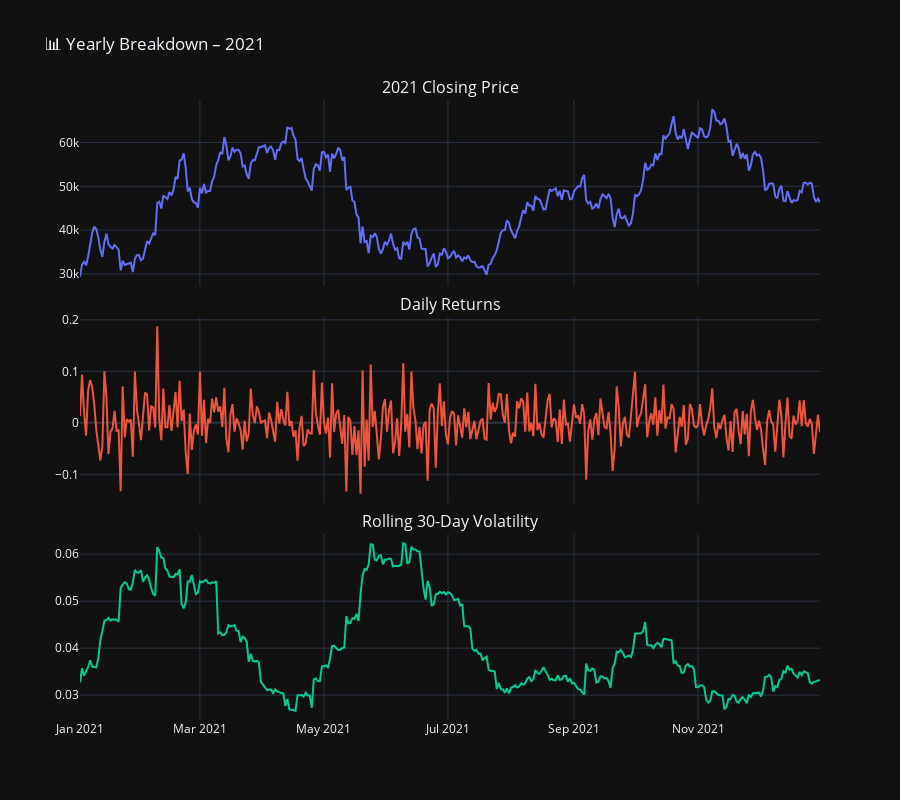

Notebook cell for this chart:
### Markdown cell above
#### 📅 **2021 – Explosive Bull and Brutal Correction**

### Code cell
# Plot for 2021
plot_yearly_segment(2021)

### Figure 1 — Plotly figure (JSON) as saved in the notebook; plotly's stock layout.template omitted (floating-point values rounded to 4 significant figures; data arrays with more than 128 entries replaced by an {"elided": "..."} marker saying what was removed)
{"data": [{"mode": "lines", "name": "Close", "type": "scatter", "x": {"elided": "365 str values"}, "xaxis": "x", "y": {"elided": "365 float values"}, "yaxis": "y"}, {"mode": "lines", "name": "Return", "type": "scatter", "x": {"elided": "365 str values"}, "xaxis": "x2", "y": {"elided": "365 float values"}, "yaxis": "y2"}, {"mode": "lines", "name": "Volatility", "type": "scatter", "x": {"elided": "365 str values"}, "xaxis": "x3", "y": {"elided": "365 float values"}, "yaxis": "y3"}], "layout": {"annotations": [{"font": {"size": 16}, "showarrow": false, "text": "2021 Closing Price", "x": 0.5, "xanchor": "center", "xref": "paper", "y": 1, "yanchor": "bottom", "yref": "paper"}, {"font": {"size": 16}, "showarrow": false, "text": "Daily Returns", "x": 0.5, "xanchor": "center", "xref": "paper", "y": 0.65, "yanchor": "bottom", "yref": "paper"}, {"font": {"size": 16}, "showarrow": false, "text": "Rolling 30-Day Volatility", "x": 0.5, "xanchor": "center", "xref": "paper", "y": 0.3, "yanchor": "bottom", "yref": "paper"}], "height": 800, "showlegend": false, "title": {"text": "📊 Yearly Breakdown – 2021"}, "xaxis": {"anchor": "y", "domain": [0, 1], "matches": "x3", "showticklabels": false}, "xaxis2": {"anchor": "y2", "domain": [0, 1], "matches": "x3", "showticklabels": false}, "xaxis3": {"anchor": "y3", "domain": [0, 1]}, "yaxis": {"anchor": "x", "domain": [0.7, 1]}, "yaxis2": {"anchor": "x2", "domain": [0.35, 0.65]}, "yaxis3": {"anchor": "x3", "domain": [0, 0.3]}}}
